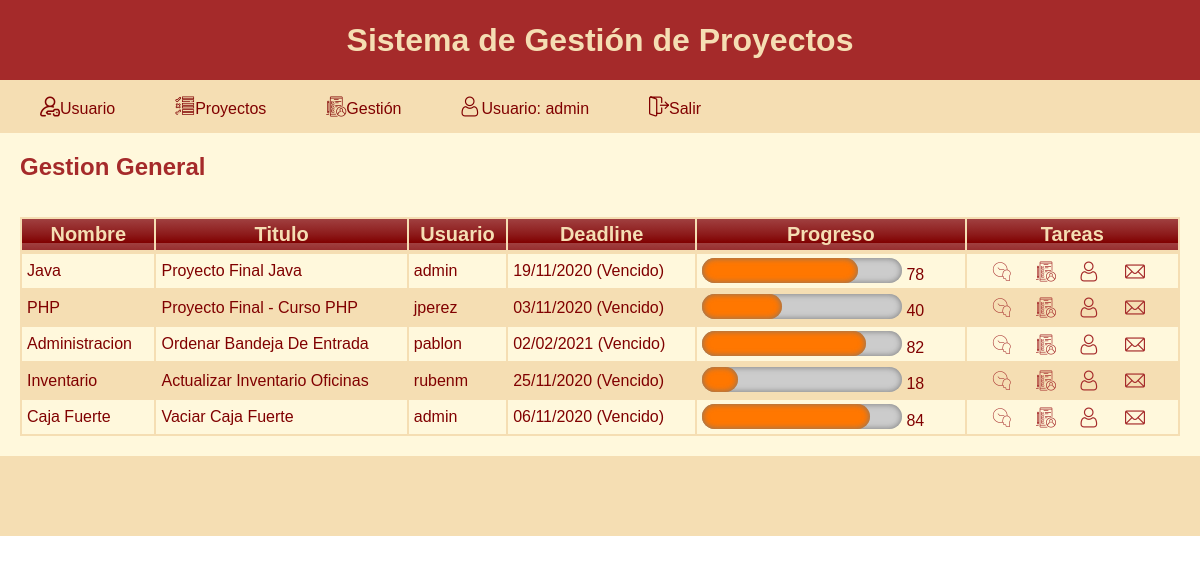
Screenshot of /home.php?menu_opcion=gestion_listar (signed in) with the database file from the repository.
### tables this page shows
CREATE TABLE `proyectos` (
  `proyecto_id` int(10) NOT NULL,
  `proyecto_nombre` varchar(25) NOT NULL,
  `proyecto_titulo` varchar(50) NOT NULL,
  `proyecto_usuario_id` int(10) NOT NULL,
  `proyecto_deadline` date NOT NULL,
  `proyecto_progreso` int(11) NOT NULL DEFAULT 0,
  `proyecto_creacion_ts` datetime NOT NULL DEFAULT current_timestamp(),
  `proyecto_estado` char(1) NOT NULL DEFAULT 'a'
);

CREATE TABLE `usuarios` (
  `usuario_id` int(10) NOT NULL,
  `usuario_nombre` varchar(40) NOT NULL,
  `usuario_apellido` varchar(40) NOT NULL,
  `usuario_user` varchar(20) NOT NULL,
  `usuario_password` varchar(25) NOT NULL,
  `usuario_intentos` int(1) NOT NULL DEFAULT 0,
  `usuario_email` varchar(40) NOT NULL,
  `usuario_estado` char(1) NOT NULL DEFAULT 'a'
);

### conexion.php (called while the page is built, shortened)
<?php
function db_conectar($db_datos){
	if (!($link = mysqli_connect($db_datos['db_host'] . ":" . $db_datos['db_port'], $db_datos['db_user'], $db_datos['db_pass']))) {
		echo"Ha ocurrido un error al intentar conectar  con el servidor: " . $host . "<br>";
		exit();
	}
	return $link;
}
function db_recuperar ($db_datos,$consulta){
    $conexion_db = db_conectar($db_datos);
    $resultado=mysqli_query($conexion_db, $consulta);
    return $resultado;
}
function titular_pagina($menu_opcion){
   if ($menu_opcion == ""){
   		$titulo_pagina="Gestion de Tareas";
   	}else{
    switch ($menu_opcion){
        case 'gestion_listar':
            $titulo_pagina="Gestion General";
            break;
        }
    }
    return $titulo_pagina;
}
?>

### gestion.php (the view, shortened to what this page needs)
<?php
function gestion_listar($db_datos){
    $consulta="SELECT * FROM proyectos Inner Join usuarios ON (usuario_id = proyecto_usuario_id) WHERE (proyecto_estado = 'a')";
    $resultado=db_recuperar($db_datos,$consulta);
    $contador=mysqli_num_rows($resultado);
    if ($contador < 0){
        echo "La consulta no trajo resultado" . "<br>";
    }
    else{
        ?>
        <table class="brown_table">
            <thead>
            <tr>
                <th>Nombre</th>
                <th>Titulo</th>
                <th>Usuario</th>
                <th>Deadline</th>
                <th>Progreso</th>
                <th>Tareas</th>
            </tr>
            </thead>
            <tbody>
                <tr>
            <?php
            while ($fila = mysqli_fetch_array($resultado)){
                $link_deadline="home.php?menu_opcion=gestion_deadline&proyecto_id=" . $fila['proyecto_id'];
                $link_avances="home.php?menu_opcion=gestion_avances&proyecto_id=" . $fila['proyecto_id'];
                $link_reasignar="home.php?menu_opcion=gestion_reasignar&proyecto_id=" . $fila['proyecto_id'];
                $link_enviar="home.php?menu_opcion=gestion_enviar_mail&proyecto_id=" . $fila['proyecto_id'];
                $fecha_mostrar = date("d/m/Y", strtotime($fila['proyecto_deadline']));
                $fecha_hoy = date("Y-m-d");
                $fecha = $fila['proyecto_deadline'];
                if ($fecha_hoy > $fecha){
                    $fecha_mostrar=$fecha_mostrar . " (Vencido)";
                }
                ?>
                <tr>
                    <td><?php echo $fila['proyecto_nombre'];        ?></td>
                    <td><?php echo $fila['proyecto_titulo'];      ?></td>
                    <td><?php echo $fila['usuario_user'];      ?></td>
                    <td><?php echo $fecha_mostrar; ?></td>
                    <td><progress id="progressBar" max="100" value="<?php echo $fila['proyecto_progreso'];?>"></progress>
                        <?php echo $fila['proyecto_progreso'];?>
                    </td>
                    <td><a class="tareas" href="<?php echo $link_deadline ; ?>" title="Cambiar le Deadline del proyecto seleccionado"><span class="flaticon-reloj"></span></a>
                        <a class="tareas" href="<?php echo $link_avances; ?>" title="Cargar avances del proyecto"><span class="flaticon-check-list"></span></a>
                        <a class="tareas" href="<?php echo $link_reasignar; ?>" title="Reasignar el proyecto a otro usuario"><span class="flaticon-usuario"></span></a>
                        <a class="tareas" href="<?php echo $link_enviar; ?>" title="Enviar mail con datos del proyecto"><span class="flaticon-correo"></span>
                    </td>
                </tr>
            <?php
            }
            ?>
            </tr>
            </tbody>
        </table>
    <?php
    }
}
?>

### home.php (shortened to what this page needs)
<?php
include("conexion.php");
include("gestion.php");
if (!isset($_SESSION['user'])) {
	header('Location: login.php');
}else{
    $menu_opcion=$_GET['menu_opcion'];
    $titulo_pagina=titular_pagina($menu_opcion);
	?>
    <!DOCTYPE html>
    <html>
        <head>
            <link rel="stylesheet" type="text/css" href="css/estilos.css">
        </head>
        <body>
            <header>
            	<h1>Sistema de Gestión de Proyectos</h1>
            </header>
            <?php
            include("menu.php");
            include("main.php");
            ?>
            <footer>
            </footer>
        </body>
    </html>
<?php
}
?>

### menu.php (shortened to what this page needs)
<!DOCTYPE html>
<html lang="es">
    <head>
        <link rel="stylesheet" type="text/css" href="css/menu.css">
        <link rel="stylesheet" type="text/css" href="css/flaticon.css">
    </head>
<body>
    <nav class="menu">
        <ul >
            <li class="submenu"><a href="#"><span class="flaticon-login"></span>Usuario</a>
            </li>
            <li class="submenu"><a href="#"><span class="flaticon-lista"></span>Proyectos</a>
            </li>
            <li><a href="home.php?menu_opcion=gestion_listar" title="Gestion de Proyectos"><span class="flaticon-check-list"></span>Gestión</a></li>
            <li><a href="#" title="Usuario actual del sistema"><span class="flaticon-usuario"></span>Usuario: <?php echo $_SESSION['user']; ?></a></li>
            <li><a href="salir.php" title="Salir del sistema"><span class="flaticon-logout"></span>Salir</a></li>
        </ul>
    </nav>
</body>
</html>

### main.php (shortened to what this page needs)
<main>
<h2><?php echo ucwords($titulo_pagina); ?></h2>
<br>
<br>
<?php
if (isset($menu_opcion)){
switch ($menu_opcion){
    case 'gestion_listar':
        gestion_listar($db_datos);
        break;
    }
}
?>
</main>

### css/estilos.css (style rules this page uses)
* { margin: 0; padding: 0; box-sizing: border-box; font-family: sans-serif; }
body { color: #A52A2A; margin: 0; padding: 0px; width: 100%; height: 100%; }
header { display: flex; background-color: #A52A2A; color: #F5DEB3; width: 100%; height: 80px; margin: auto; padding: 0; align-items: center; justify-content: center; }
main { background-color: #FFF8DC; width: 100%; height: 100%; margin:auto; padding: 20px; }
footer { color: #A52A2A; background-color: #F5DEB3; width: 100%; height: 80px; margin:auto; padding: 0; }
.tareas { text-decoration: none; color: #A52A2A; }
progress { display:inline-block; width:200px; height:25px; padding:0; margin:0; background:none; border: 0; border-radius: 15px; text-align: left; position:relative; font-family: Arial, Helvetica, sans-serif; font-size: 0.8em; }
progress:after { margin:auto; padding:0; display:inline-block; float:left; }
table.brown_table { background-color: #F5DEB3; width: 100%; text-align: left; }
table.brown_table td, table.brown_table th { border: 0px solid #AAAAAA; padding: 4px 5px; }
table.brown_table tbody td { font-size: 16px; color: #800000; }
table.brown_table tr:nth-child(even) { background: #FFF8DC; }
table.brown_table thead { background: #800000; background: -moz-linear-gradient(top, #a04040 0%, #8c1919 66%, #800000 100%); background: -webkit-linear-gradient(top, #a04040 0%, #8c1919 66%, #800000 100%); background: linear-gradient(to bottom, #a04040 0%, #8c1919 66%, #800000 100%); border-bottom: 7px solid #444444; }
table.brown_table thead th { font-size: 20px; font-weight: bold; color: #F5DEB3; text-align: center; }

### css/menu.css (style rules this page uses)
* { margin: 0; padding: 0; box-sizing: border-box; font-family: sans-serif; }
.menu ul { background-color: #F5DEB3; display: flex; list-style: none; }
.menu a { display: block; padding: 15px 20px; color: #800000; text-decoration: none; }

### rows the page displays
proyectos: proyecto_nombre "Java", proyecto_titulo "Proyecto Final Java", usuarios.usuario_user "admin", fecha_mostrar "19/11/2020 (Vencido)", proyecto_progreso "78"
proyectos: proyecto_nombre "PHP", proyecto_titulo "Proyecto Final - Curso PHP", usuarios.usuario_user "jperez", fecha_mostrar "03/11/2020 (Vencido)", proyecto_progreso "40"
proyectos: proyecto_nombre "Administracion", proyecto_titulo "Ordenar Bandeja De Entrada", usuarios.usuario_user "pablon", fecha_mostrar "02/02/2021 (Vencido)", proyecto_progreso "82"
proyectos: proyecto_nombre "Inventario", proyecto_titulo "Actualizar Inventario Oficinas", usuarios.usuario_user "rubenm", fecha_mostrar "25/11/2020 (Vencido)", proyecto_progreso "18"
proyectos: proyecto_nombre "Caja Fuerte", proyecto_titulo "Vaciar Caja Fuerte", usuarios.usuario_user "admin", fecha_mostrar "06/11/2020 (Vencido)", proyecto_progreso "84"

### other values shown
$_SESSION['user'] "admin"
$titulo_pagina "Gestion General"
